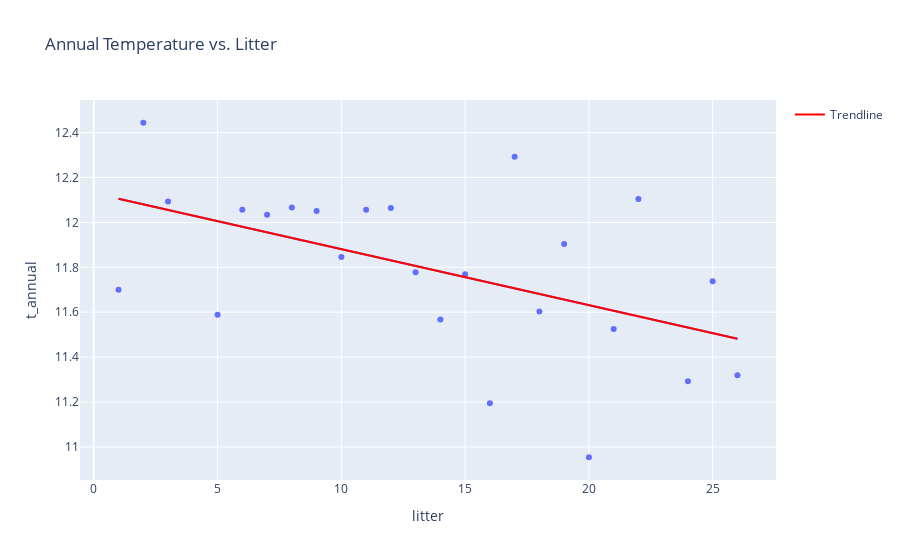

The code cell stored with this chart in its notebook:
### Code cell
fig = px.scatter(litter_copy_2, x='litter', y='t_annual', trendline = 'ols', title='Annual Temperature vs. Litter')
regression_line = fig.data[1]
fig.add_trace(go.Scatter(x=regression_line.x, y=regression_line.y, mode='lines', name='Trendline', line = dict(color='red')))
fig.show()

### Figure 1 — Plotly figure (JSON) as saved in the notebook; plotly's stock layout.template omitted (floating-point values rounded to 4 significant figures)
{"data": [{"hovertemplate": "litter=%{x}<br>t_annual=%{y}<extra></extra>", "legendgroup": "", "marker": {"color": "#636efa", "symbol": "circle"}, "mode": "markers", "name": "", "orientation": "v", "showlegend": false, "type": "scatter", "x": [1, 2, 3, 5, 6, 7, 8, 9, 10, 11, 12, 13, 14, 15, 16, 17, 18, 19, 20, 21, 22, 24, 25, 26], "xaxis": "x", "y": [11.7, 12.44, 12.09, 11.59, 12.06, 12.03, 12.07, 12.05, 11.85, 12.06, 12.06, 11.78, 11.57, 11.77, 11.2, 12.29, 11.6, 11.9, 10.95, 11.53, 12.1, 11.29, 11.74, 11.32], "yaxis": "y"}, {"hovertemplate": "<b>OLS trendline</b><br>t_annual = -0.0249415 * litter + 12.1302<br>R<sup>2</sup>=0.262506<br><br>litter=%{x}<br>t_annual=%{y} <b>(trend)</b><extra></extra>", "legendgroup": "", "marker": {"color": "#636efa", "symbol": "circle"}, "mode": "lines", "name": "", "showlegend": false, "type": "scatter", "x": [1, 2, 3, 5, 6, 7, 8, 9, 10, 11, 12, 13, 14, 15, 16, 17, 18, 19, 20, 21, 22, 24, 25, 26], "xaxis": "x", "y": [12.11, 12.08, 12.06, 12.01, 11.98, 11.96, 11.93, 11.91, 11.88, 11.86, 11.83, 11.81, 11.78, 11.76, 11.73, 11.71, 11.68, 11.66, 11.63, 11.61, 11.58, 11.53, 11.51, 11.48], "yaxis": "y"}, {"line": {"color": "red"}, "mode": "lines", "name": "Trendline", "type": "scatter", "x": [1, 2, 3, 5, 6, 7, 8, 9, 10, 11, 12, 13, 14, 15, 16, 17, 18, 19, 20, 21, 22, 24, 25, 26], "y": [12.11, 12.08, 12.06, 12.01, 11.98, 11.96, 11.93, 11.91, 11.88, 11.86, 11.83, 11.81, 11.78, 11.76, 11.73, 11.71, 11.68, 11.66, 11.63, 11.61, 11.58, 11.53, 11.51, 11.48]}], "layout": {"legend": {"tracegroupgap": 0}, "title": {"text": "Annual Temperature vs. Litter"}, "xaxis": {"anchor": "y", "domain": [0, 1], "title": {"text": "litter"}}, "yaxis": {"anchor": "x", "domain": [0, 1], "title": {"text": "t_annual"}}}}
